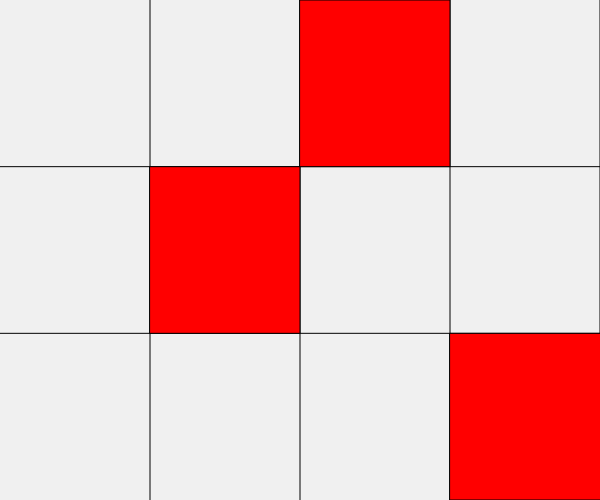
Frame 1 (no input)
Frame 60 (no input): identical to frame 1, image omitted
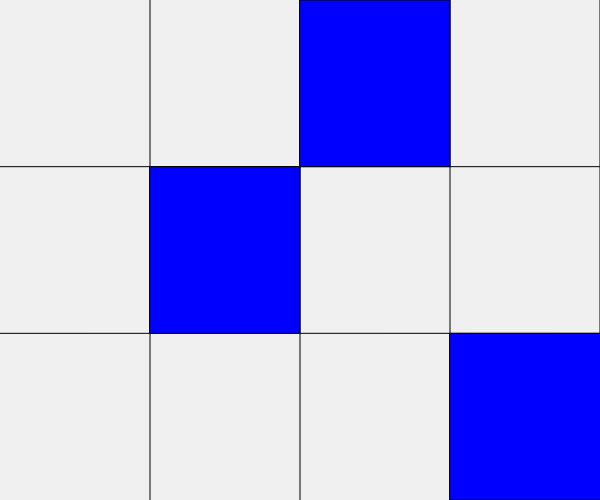
Frame 120 (the mouse pressed at the canvas centre since frame 60)

The p5.js sketch that drew these frames (run headless with seeded random() and noise() and a simulated clock; from frame 60 on, the mouse is pressed at the canvas centre):

// p5.js sketch
// ── sketch.js
// Opdracht 5E: Using input

var bgColor1 = "red"
var bgColor2 = "blue"
var bgColor3 = (240)
var bgColor4 = "yellow"

function setup () {
  createCanvas (windowWidth/2, windowHeight/2);
}

function draw () {
  background (bgColor3);

  line(0, height /3/1*2, width, height /3/1*2);
  line(0, height /3, width, height /3);

  line(width /4, 0, width /4, height);
  line(width /2/2*3, 0, width /2/2*3, height);
  line(width /2, 0, width/2, height);
  line(width, 0, width, height);

  fill (bgColor1)
  rect (width / 4, height / 3, width / 4, height /3)
  rect (width / 2, 0, width / 4, height /3)
  rect (width /2/2*3, height /3/1*2, width, height /3)
}

function mousePressed () {
  print ("dit is de mousepressed");
  bgColor1 = bgColor2
}

function keyPressed () {
  print ("dit is de keypressed");
  bgColor3 = bgColor4
}
